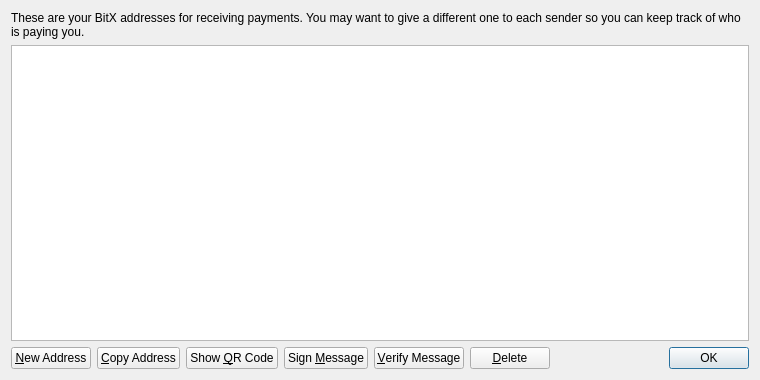
<?xml version="1.0" encoding="UTF-8"?>
<ui version="4.0">
 <class>AddressBookPage</class>
 <widget class="QWidget" name="AddressBookPage">
  <property name="geometry">
   <rect>
    <x>0</x>
    <y>0</y>
    <width>760</width>
    <height>380</height>
   </rect>
  </property>
  <property name="windowTitle">
   <string>Address Book</string>
  </property>
  <layout class="QVBoxLayout" name="verticalLayout">
   <item>
    <widget class="QLabel" name="labelExplanation">
     <property name="text">
      <string>These are your BitX addresses for receiving payments. You may want to give a different one to each sender so you can keep track of who is paying you.</string>
     </property>
     <property name="textFormat">
      <enum>Qt::PlainText</enum>
     </property>
     <property name="wordWrap">
      <bool>true</bool>
     </property>
    </widget>
   </item>
   <item>
    <widget class="QTableView" name="tableView">
     <property name="contextMenuPolicy">
      <enum>Qt::CustomContextMenu</enum>
     </property>
     <property name="toolTip">
      <string>Double-click to edit address or label</string>
     </property>
     <property name="tabKeyNavigation">
      <bool>false</bool>
     </property>
     <property name="alternatingRowColors">
      <bool>true</bool>
     </property>
     <property name="selectionMode">
      <enum>QAbstractItemView::SingleSelection</enum>
     </property>
     <property name="selectionBehavior">
      <enum>QAbstractItemView::SelectRows</enum>
     </property>
     <property name="sortingEnabled">
      <bool>true</bool>
     </property>
     <attribute name="verticalHeaderVisible">
      <bool>false</bool>
     </attribute>
    </widget>
   </item>
   <item>
    <layout class="QHBoxLayout" name="horizontalLayout">
     <item>
      <widget class="QPushButton" name="newAddressButton">
       <property name="toolTip">
        <string>Create a new address</string>
       </property>
       <property name="text">
        <string>&amp;New Address</string>
       </property>
       <property name="icon">
        <iconset resource="../bitcoin.qrc">
         <normaloff>:/icons/add</normaloff>:/icons/add</iconset>
       </property>
      </widget>
     </item>
     <item>
      <widget class="QPushButton" name="copyToClipboard">
       <property name="toolTip">
        <string>Copy the currently selected address to the system clipboard</string>
       </property>
       <property name="text">
        <string>&amp;Copy Address</string>
       </property>
       <property name="icon">
        <iconset resource="../bitcoin.qrc">
         <normaloff>:/icons/editcopy</normaloff>:/icons/editcopy</iconset>
       </property>
      </widget>
     </item>
     <item>
      <widget class="QPushButton" name="showQRCode">
       <property name="text">
        <string>Show &amp;QR Code</string>
       </property>
       <property name="icon">
        <iconset resource="../bitcoin.qrc">
         <normaloff>:/icons/qrcode</normaloff>:/icons/qrcode</iconset>
       </property>
      </widget>
     </item>
     <item>
      <widget class="QPushButton" name="signMessage">
       <property name="toolTip">
        <string>Sign a message to prove you own a BitX address</string>
       </property>
       <property name="text">
        <string>Sign &amp;Message</string>
       </property>
       <property name="icon">
        <iconset resource="../bitcoin.qrc">
         <normaloff>:/icons/edit</normaloff>:/icons/edit</iconset>
       </property>
      </widget>
     </item>
     <item>
      <widget class="QPushButton" name="verifyMessage">
       <property name="toolTip">
        <string>Verify a message to ensure it was signed with a specified BitX address</string>
       </property>
       <property name="text">
        <string>&amp;Verify Message</string>
       </property>
       <property name="icon">
        <iconset resource="../bitcoin.qrc">
         <normaloff>:/icons/transaction_0</normaloff>:/icons/transaction_0</iconset>
       </property>
      </widget>
     </item>
     <item>
      <widget class="QPushButton" name="deleteButton">
       <property name="toolTip">
        <string>Delete the currently selected address from the list</string>
       </property>
       <property name="text">
        <string>&amp;Delete</string>
       </property>
       <property name="icon">
        <iconset resource="../bitcoin.qrc">
         <normaloff>:/icons/remove</normaloff>:/icons/remove</iconset>
       </property>
      </widget>
     </item>
     <item>
      <spacer name="horizontalSpacer">
       <property name="orientation">
        <enum>Qt::Horizontal</enum>
       </property>
       <property name="sizeHint" stdset="0">
        <size>
         <width>40</width>
         <height>20</height>
        </size>
       </property>
      </spacer>
     </item>
     <item>
      <widget class="QDialogButtonBox" name="buttonBox">
       <property name="sizePolicy">
        <sizepolicy hsizetype="Maximum" vsizetype="Fixed">
         <horstretch>0</horstretch>
         <verstretch>0</verstretch>
        </sizepolicy>
       </property>
       <property name="standardButtons">
        <set>QDialogButtonBox::Ok</set>
       </property>
      </widget>
     </item>
    </layout>
   </item>
  </layout>
 </widget>
 <resources>
  <include location="../bitcoin.qrc"/>
 </resources>
 <connections/>
</ui>
